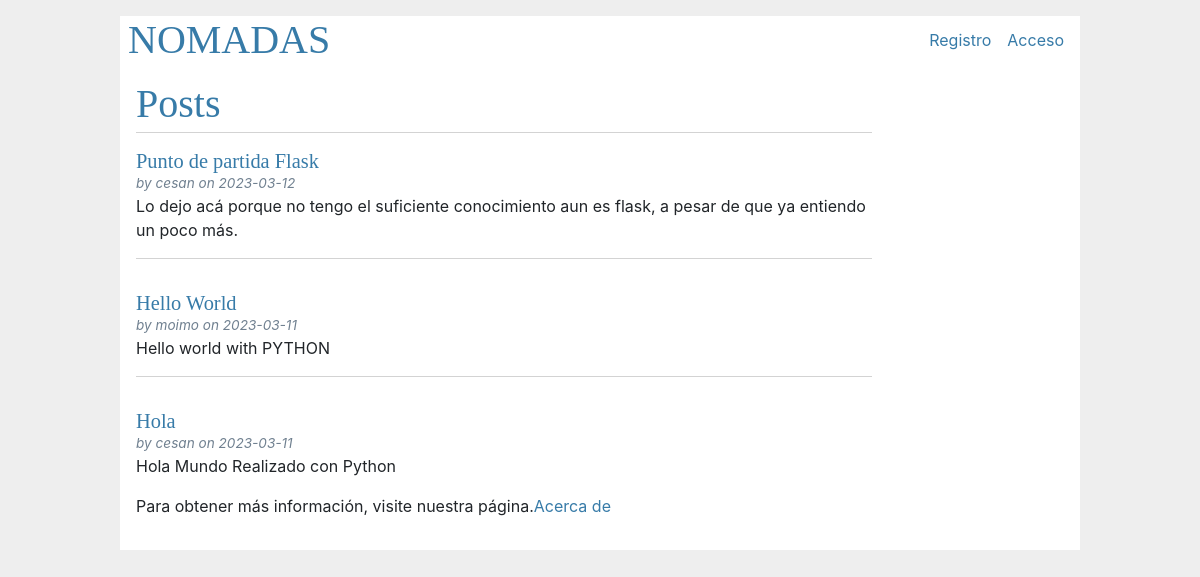
The page / on the database its author committed.
### tables this page shows
CREATE TABLE post (
  id INTEGER PRIMARY KEY AUTOINCREMENT,
  author_id INTEGER NOT NULL,
  created TIMESTAMP NOT NULL DEFAULT CURRENT_TIMESTAMP,
  title TEXT NOT NULL,
  body TEXT NOT NULL,
  FOREIGN KEY (author_id) REFERENCES user (id)
);

CREATE TABLE user (
  id INTEGER PRIMARY KEY AUTOINCREMENT,
  username TEXT UNIQUE NOT NULL,
  password TEXT NOT NULL
);

### flaskr/blog.py (the view)
@bp.route("/")
def index():
    db = get_db()
    posts = db.execute(
        "SELECT p.id, title, body, created, author_id, username"
        " FROM post p JOIN user u ON p.author_id = u.id"
        " ORDER BY created DESC"
    ).fetchall()
    return render_template("blog/index.html", posts=posts)

### flaskr/auth.py (called while the page is built)
@bp.before_app_request
def load_logged_in_user():
    user_id = session.get("user_id")
    if user_id is None:
        g.user = None
    else:
        g.user = (
            get_db().execute("SELECT * FROM user WHERE id = ?", (user_id,)).fetchone()
        )

### flaskr/db.py (called while the page is built)
def get_db():
    if 'db' not in g:
        g.db = sqlite3.connect(
            current_app.config['DATABASE'],
            detect_types=sqlite3.PARSE_DECLTYPES
        )
        g.db.row_factory = sqlite3.Row
    return g.db

### flaskr/templates/blog/index.html (shortened to what this page needs)
{% extends 'base.html' %}
{% block header %}
  <h1>{% block title %}Posts{% endblock %}</h1>
{% endblock %}
{% block content %}
  {% for post in posts %}
    <article class="post">
      <header>
        <div>
          <h1>{{ post['title'] }}</h1>
          <div class="about">by {{ post['username'] }} on {{ post['created'].strftime('%Y-%m-%d') }}</div>
        </div>
      </header>
      <p class="body">{{ post['body'] }}</p>
    </article>
    {% if not loop.last %}
      <hr>
    {% endif %}
  {% endfor %}
  {%block img%}
  <body>
    <div class="page_main">
      <p>Para obtener más información, visite nuestra página.<a href="">Acerca de</a> </p>
    </div>
  </body>
  {%endblock%}
{% endblock %}

### flaskr/templates/base.html (shortened to what this page needs)
<!doctype html>
<link rel="stylesheet" href="https://cdn.jsdelivr.net/npm/bootstrap@4.3.1/dist/css/bootstrap.min.css">
<link rel="stylesheet" href="{{ url_for('static', filename='style.css') }}">
<nav>
  <h1>NOMADAS</h1>
  <ul>
    {% if g.user %}
      <li><span>{{ g.user['username'] }}</span>
      <li><a href="{{ url_for('auth.logout') }}">Cerrar Sesión</a>
    {% else %}
      <li><a href="{{ url_for('auth.register') }}">Registro</a>
      <li><a href="{{ url_for('auth.login') }}">Acceso</a>
    {% endif %}
  </ul>
</nav>
<section class="content">
  <header>
    {% block header %}{% endblock %}
  </header>
  {% block content %}
  {% endblock %}
</section>

### flaskr/static/style.css (style rules this page uses)
body { max-width: 960px; margin: 0 auto; background: white; }
h1 { font-family: serif; color: #377ba8; margin: 1rem 0; }
a { color: #377ba8; }
hr { border: none; border-top: 1px solid lightgray; }
nav { background: white; display: flex; align-items: center; padding: 0 0.5rem; }
nav h1 { flex: auto; margin: 0; }
nav ul { display: flex; list-style: none; margin: 0; padding: 0; }
nav ul li a, nav ul li span, header .action { display: block; padding: 0.5rem; }
.content { padding: 0 1rem 1rem; width: 80%; height: 90%; background: white; }
.content > header { border-bottom: 1px solid lightgray; display: flex; align-items: flex-end; }
.content > header h1 { flex: auto; margin: 1rem 0 0.25rem 0; }
.post > header { display: flex; align-items: flex-end; font-size: 0.85em; }
.post > header > div:first-of-type { flex: auto; }
.post > header h1 { font-size: 1.5em; margin-bottom: 0; }
.post .about { color: slategray; font-style: italic; }
.post .body { white-space: pre-line; }
.content:last-child { margin-bottom: 0; }

### rows shown on the page
post: title "Punto de partida Flask", username "cesan", created "2023-03-12", body "Lo dejo acá porque no tengo el suficiente conocimiento aun es flask, a pesar de que ya entiendo un poco más."
post: title "Hello World", username "moimo", created "2023-03-11", body "Hello world with PYTHON"
post: title "Hola", username "cesan", created "2023-03-11", body "Hola Mundo Realizado con Python"
